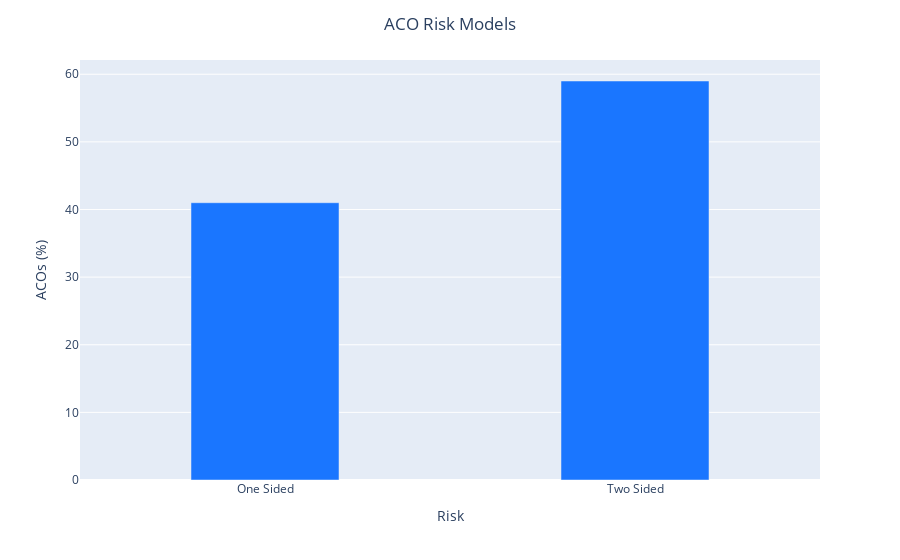

Notebook cell for this chart:
### Code cell
fig = px.bar(ACO_risk_level_df, x="Risk", y='ACOs (%)')
fig.update_layout(title_text='ACO Risk Models', title_x=0.5)
fig.update_traces(marker_color='rgb(26, 118, 255)', width = [0.4, 0.4])
fig.show()

### Figure 1 — Plotly figure (JSON) as saved in the notebook; plotly's stock layout.template omitted (floating-point values rounded to 4 significant figures)
{"data": [{"alignmentgroup": "True", "hovertemplate": "Risk=%{x}<br>ACOs (%)=%{y}<extra></extra>", "legendgroup": "", "marker": {"color": "rgb(26, 118, 255)", "pattern": {"shape": ""}}, "name": "", "offsetgroup": "", "orientation": "v", "showlegend": false, "textposition": "auto", "type": "bar", "width": [0.4, 0.4], "x": ["One Sided", "Two Sided"], "xaxis": "x", "y": [41, 59], "yaxis": "y"}], "layout": {"barmode": "relative", "legend": {"tracegroupgap": 0}, "margin": {"t": 60}, "title": {"text": "ACO Risk Models", "x": 0.5}, "xaxis": {"anchor": "y", "domain": [0, 1], "title": {"text": "Risk"}}, "yaxis": {"anchor": "x", "domain": [0, 1], "title": {"text": "ACOs (%)"}}}}
